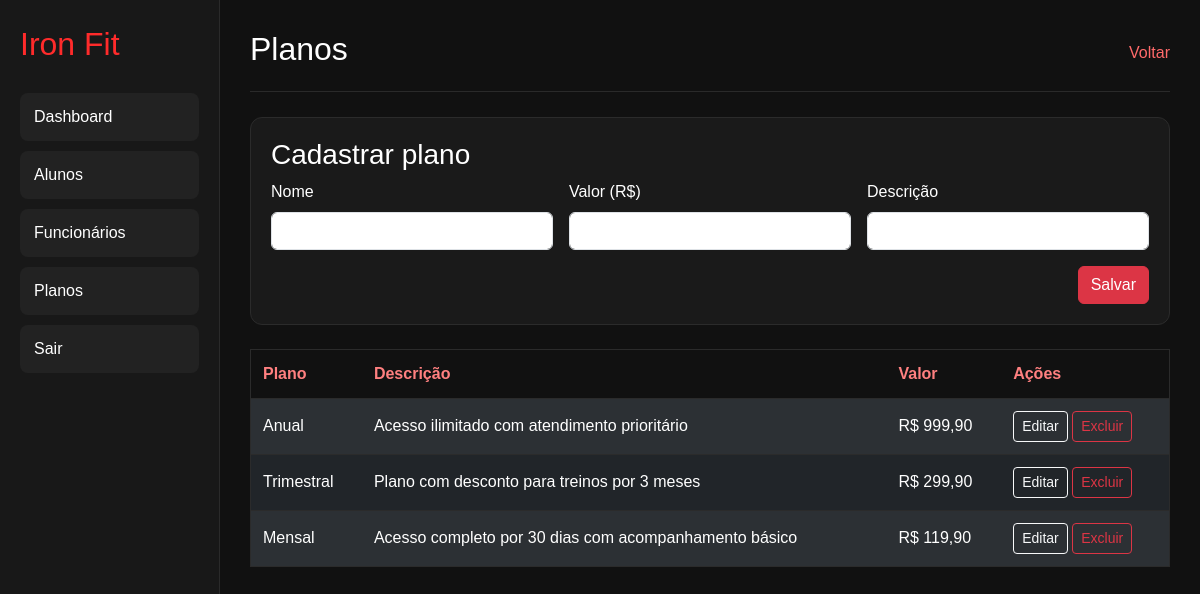
The page /admin/admin_planos.php (signed in) on the database its author committed.
### tables this page shows
CREATE TABLE planos (
  id INT NOT NULL AUTO_INCREMENT,
  nome VARCHAR(50) NOT NULL,
  descricao VARCHAR(255) DEFAULT NULL,
  valor DECIMAL(10,2) NOT NULL,
  PRIMARY KEY (id),
  UNIQUE KEY (nome)
);

### admin/admin_planos.php (the view, shortened to what this page needs)
<?php
require_once '../conexao.php';
$plano = ['id' => '', 'nome' => '', 'descricao' => '', 'valor' => ''];
$resultado = $conn->query('SELECT * FROM planos ORDER BY valor DESC');
?>
<!DOCTYPE html>
<html lang="pt-BR">
<head>
    <link href="https://cdn.jsdelivr.net/npm/bootstrap@5.3.3/dist/css/bootstrap.min.css" rel="stylesheet">
    <link rel="stylesheet" href="../assets/css/admin.css">
</head>
<body class="admin-panel">
    <div class="admin-shell">
        <aside class="sidebar">
            <h1>Iron Fit</h1>
            <a href="admin_painel.php">Dashboard</a>
            <a href="admin_alunos.php">Alunos</a>
            <a href="admin_funcionarios.php">Funcionários</a>
            <a href="admin_planos.php">Planos</a>
            <a href="logout.php">Sair</a>
        </aside>
        <main class="content">
            <div class="topo">
                <h2>Planos</h2>
                <a href="admin_painel.php">Voltar</a>
            </div>
            <div class="card-panel mb-4">
                <h3><?= empty($plano['id']) ? 'Cadastrar plano' : 'Editar plano' ?></h3>
                <form method="POST" class="row g-3">
                    <div class="col-md-4">
                        <label class="form-label">Nome</label>
                        <input type="text" name="nome" class="form-control" value="<?= htmlspecialchars($plano['nome']) ?>" required>
                    </div>
                    <div class="col-md-4">
                        <label class="form-label">Valor (R$)</label>
                        <input type="number" step="0.01" min="0" name="valor" class="form-control" value="<?= htmlspecialchars($plano['valor']) ?>" required>
                    </div>
                    <div class="col-md-4">
                        <label class="form-label">Descrição</label>
                        <input type="text" name="descricao" class="form-control" value="<?= htmlspecialchars($plano['descricao']) ?>">
                    </div>
                    <div class="col-12 text-end">
                        <button type="submit" name="salvar_plano" class="btn btn-danger">Salvar</button>
                    </div>
                </form>
            </div>
            <div class="table-responsive">
                <table class="tabela table table-dark table-striped align-middle mb-0">
                    <thead>
                        <tr>
                            <th>Plano</th>
                            <th>Descrição</th>
                            <th>Valor</th>
                            <th>Ações</th>
                        </tr>
                    </thead>
                    <tbody>
                        <?php while ($linha = $resultado->fetch_assoc()): ?>
                            <tr>
                                <td><?= htmlspecialchars($linha['nome']); ?></td>
                                <td><?= htmlspecialchars($linha['descricao']); ?></td>
                                <td>R$ <?= number_format((float) $linha['valor'], 2, ',', '.'); ?></td>
                                <td>
                                    <a href="admin_planos.php?acao=editar&id=<?= $linha['id']; ?>" class="btn btn-sm btn-outline-light">Editar</a>
                                    <a href="admin_planos.php?acao=excluir&id=<?= $linha['id']; ?>" class="btn btn-sm btn-outline-danger" onclick="return confirm('Deseja excluir este plano?');">Excluir</a>
                                </td>
                            </tr>
                        <?php endwhile; ?>
                    </tbody>
                </table>
            </div>
        </main>
    </div>
</body>
</html>

### assets/css/admin.css (style rules this page uses)
* { margin: 0; padding: 0; box-sizing: border-box; font-family: Arial, sans-serif; }
body { background: #111; color: white; }
.admin-panel { min-height: 100vh; background: #111; }
.admin-shell { display: flex; min-height: 100vh; }
.sidebar { width: 220px; background: #181818; border-right: 1px solid #2a2a2a; padding: 25px 20px; }
.sidebar h1 { font-size: 2rem; color: #ff2b2b; margin-bottom: 30px; }
.sidebar a { display: block; text-decoration: none; color: white; background: #222; padding: 12px 14px; margin-bottom: 10px; border-radius: 8px; }
.content { flex: 1; padding: 30px; }
.card-panel { background: #1a1a1a; border: 1px solid #2b2b2b; border-radius: 12px; padding: 20px; }
.topo { display: flex; justify-content: space-between; align-items: center; margin-bottom: 25px; border-bottom: 1px solid #2a2a2a; padding-bottom: 15px; }
.topo h2 { color: #fff; }
.topo a { color: #ff6a6a; text-decoration: none; }
.tabela { width: 100%; border-collapse: collapse; background: #1a1a1a; border: 1px solid #2b2b2b; }
.tabela th, .tabela td { padding: 12px; border-bottom: 1px solid #2b2b2b; text-align: left; }
.tabela th { background: #111; color: #ff8080; }

### rows shown on the page
planos: nome "Anual", descricao "Acesso ilimitado com atendimento prioritário", valor "999,90"
planos: nome "Trimestral", descricao "Plano com desconto para treinos por 3 meses", valor "299,90"
planos: nome "Mensal", descricao "Acesso completo por 30 dias com acompanhamento básico", valor "119,90"
